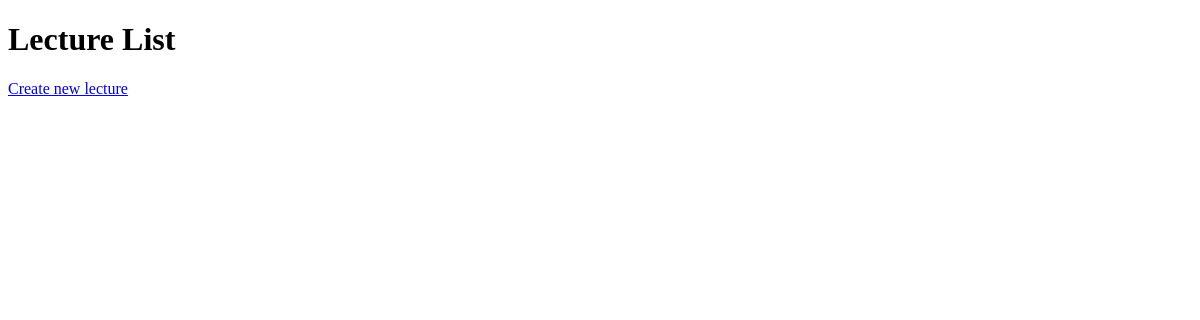
The app's page /api/lecture/list, older data.
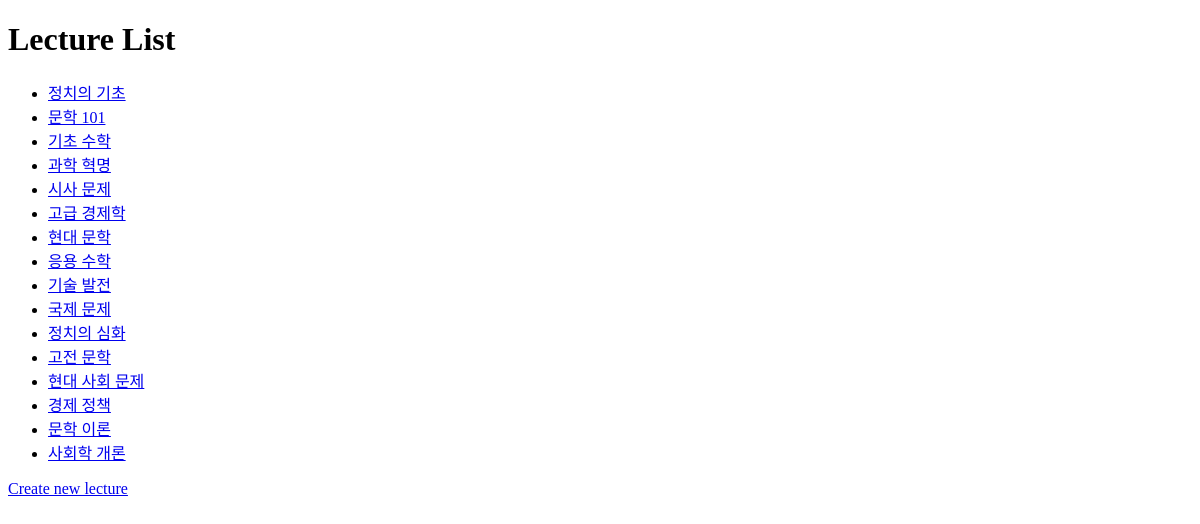
The same page, newer data.
### api/models.py (models this page shows)
class Lecture(Base):
    __tablename__ = 'lectures'
    id = Column(Integer, primary_key=True, index=True)
    title = Column(String, index=True)
    difficulty = Column(Integer, index=True)
    topic = Column(String, index=True)
    image = Column(String, index=True)
    description = Column(Text, index=True)

### domain/lecture/lecture_router.py (the view)
@router.get("/list", response_class=HTMLResponse)
def lecture_list_html(request: Request, db: Session = Depends(get_db)):
    lecture_list = lecture_crud.get_lecture_list(db)
    return templates.TemplateResponse("lecture_list.html", {"request": request, "lecture_list": lecture_list})

### domain/lecture/templates/lecture_list.html (shortened to what this page needs)
<!DOCTYPE html>
<html lang="en">
  <head>
  </head>
  <body>
    <h1>Lecture List</h1>
    <ul>
      {% for lecture in lecture_list %}
      <li>
        <a href="/api/lecture/detail/{{ lecture.id }}">{{ lecture.title }}</a>
      </li>
      {% endfor %}
    </ul>
    <a href="/api/lecture/create">Create new lecture</a>
  </body>
</html>

Row changes from the older to the newer data that the page shows:
added Lecture: title "정치의 기초"
added Lecture: title "문학 101"
added Lecture: title "기초 수학"
added Lecture: title "과학 혁명"
added Lecture: title "시사 문제"
added Lecture: title "고급 경제학"
added Lecture: title "현대 문학"
added Lecture: title "응용 수학"
added Lecture: title "기술 발전"
added Lecture: title "국제 문제"
added Lecture: title "정치의 심화"
added Lecture: title "고전 문학"
added Lecture: title "현대 사회 문제"
added Lecture: title "경제 정책"
added Lecture: title "문학 이론"
added Lecture: title "사회학 개론"
